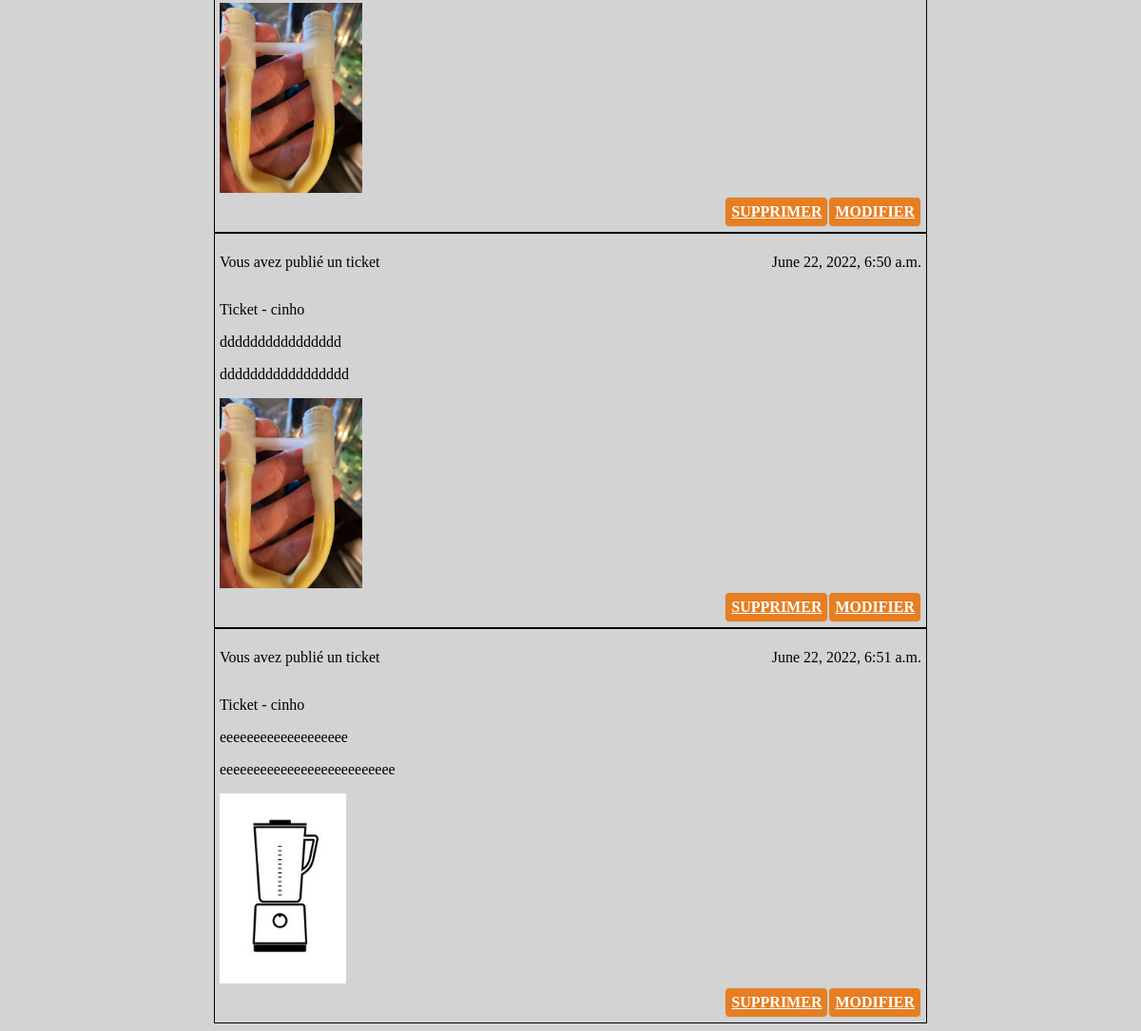
Before: /post/ (signed in, lower part) with the older database file.
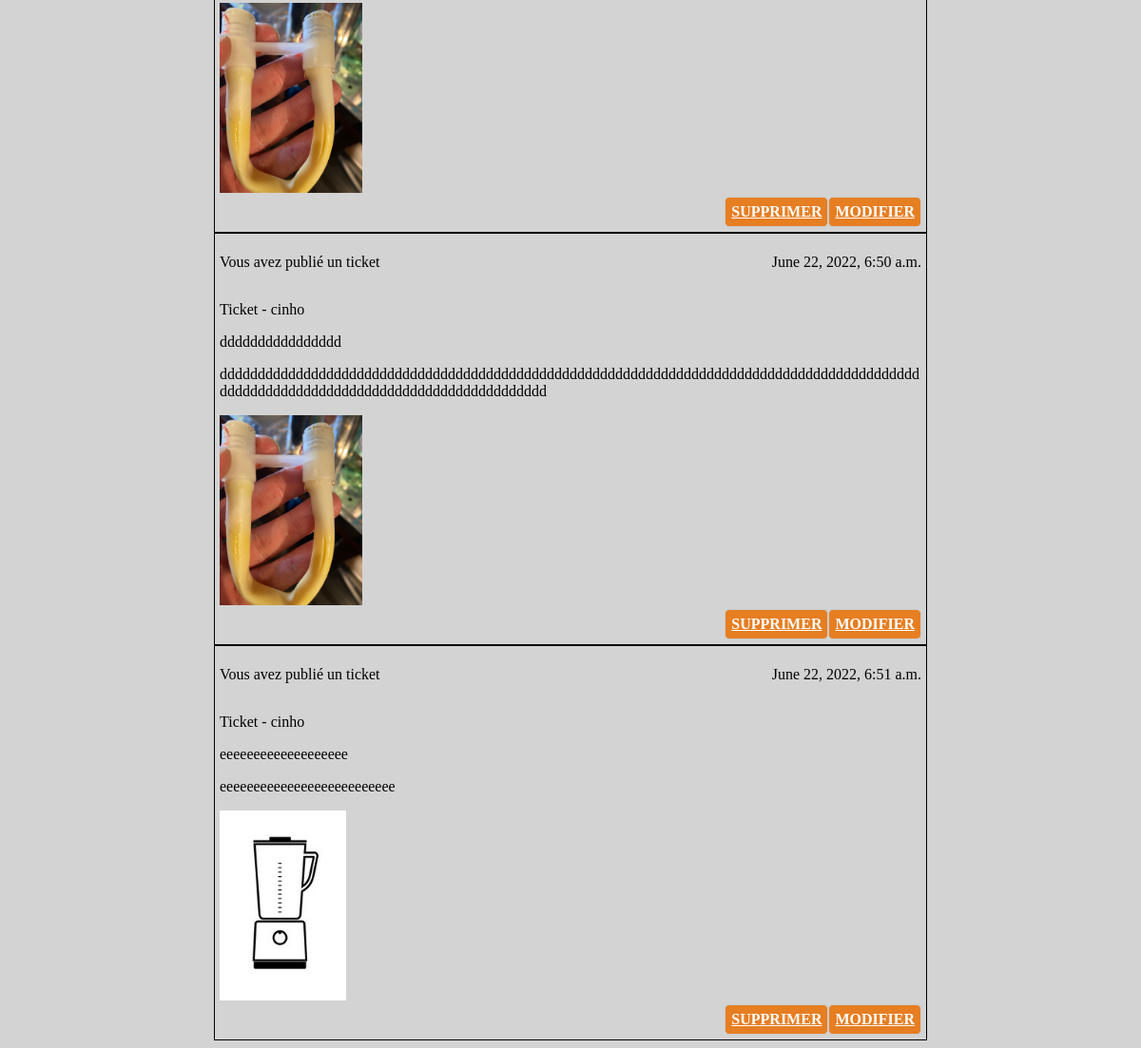
After: the same page with the newer database file.
### blog/models.py (models this page shows)
class Ticket(models.Model):
    title = models.fields.CharField(max_length=128)
    description = models.fields.CharField(max_length=2048)
    user = models.ForeignKey(
        to=settings.AUTH_USER_MODEL,
        on_delete=models.CASCADE
    )
    image = models.ImageField(null=True, blank=True)
    time_created = models.DateTimeField(auto_now_add=True)

### blog/views.py (the view)
# urls.py: path('post/', blog.views.post, name='post'),
@login_required
def post(request):
    reviews = Review.objects.filter(user_id=request.user.id)
    tickets = Ticket.objects.filter(user_id=request.user.id)
    return render(request, "blog/post.html", context={'reviews': reviews, 'tickets': tickets})

### blog/templates/blog/post.html (shortened to what this page needs)
{% extends 'blog/base.html' %}
{% block content %}
<div class="wrapper">
    <section class="login-container">
        {% for ticket in tickets %}
            <div class="encadrement_post_critique">
                    <div class="publication_date">
                    <p>Vous avez publié un ticket </p><p> {{ ticket.time_created }}</p>
                </div>
                <p>Ticket - {{ ticket.user }}</p>
                <p>{{ ticket.title }}</p>
                <p>{{ ticket.description }}</p>
                <img src="/media/{{ ticket.image }}">
                <div class="button-container">
                    <a type="submit" class="default-button" href="{% url 'deleteticket' ticket.id %}">Supprimer</a>
                    <a type="submit" class="default-button" href="{% url 'modifieticket' ticket.id %}">modifier</a>
                </div>
            </div>
        {% endfor %}
    </section>
</div>
{% endblock content %}

Changed rows visible on the page:
changed Ticket "dddddddddddddddd": description "ddddddddddddddddd" → "ddddddddddddddddddddddddddddddddddddddddddddddddddddddddddddddddddddddddddddddddddddddddddddddddddddddddddddddddddddddddddddddddddddddd"
